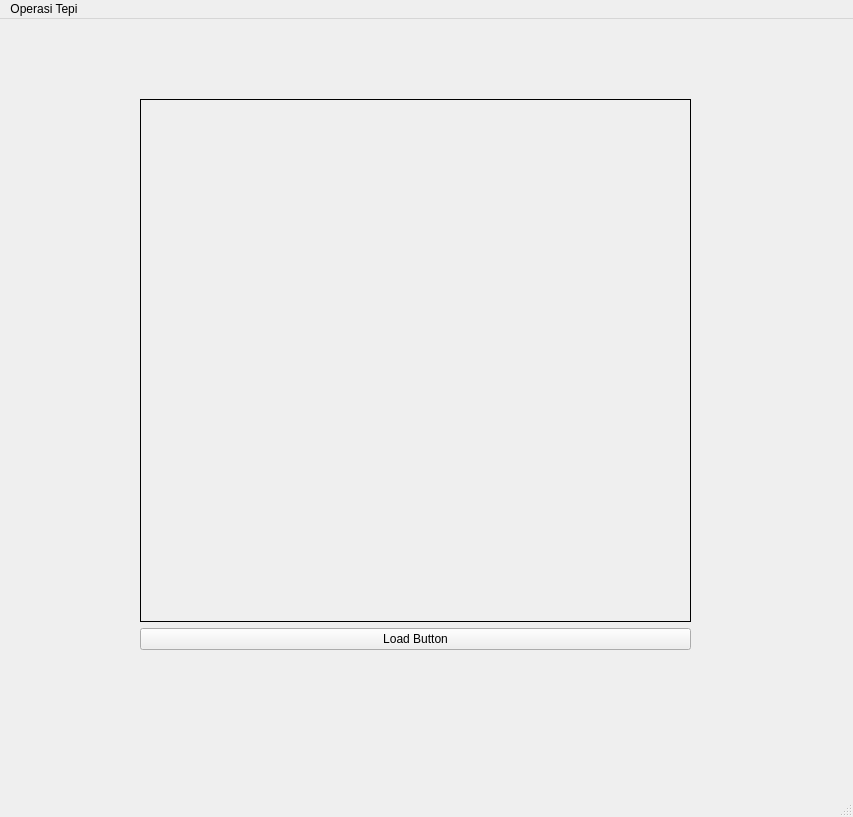
<?xml version="1.0" encoding="UTF-8"?>
<ui version="4.0">
 <class>MainWindow</class>
 <widget class="QMainWindow" name="MainWindow">
  <property name="geometry">
   <rect>
    <x>0</x>
    <y>0</y>
    <width>853</width>
    <height>817</height>
   </rect>
  </property>
  <property name="windowTitle">
   <string>MainWindow</string>
  </property>
  <widget class="QWidget" name="centralwidget">
   <widget class="QWidget" name="horizontalLayoutWidget">
    <property name="geometry">
     <rect>
      <x>140</x>
      <y>80</y>
      <width>551</width>
      <height>551</height>
     </rect>
    </property>
    <layout class="QHBoxLayout" name="horizontalLayout">
     <item>
      <layout class="QVBoxLayout" name="verticalLayout">
       <item>
        <widget class="QLabel" name="imgLabel">
         <property name="enabled">
          <bool>true</bool>
         </property>
         <property name="layoutDirection">
          <enum>Qt::LeftToRight</enum>
         </property>
         <property name="frameShape">
          <enum>QFrame::Box</enum>
         </property>
         <property name="frameShadow">
          <enum>QFrame::Plain</enum>
         </property>
         <property name="lineWidth">
          <number>1</number>
         </property>
         <property name="text">
          <string/>
         </property>
         <property name="margin">
          <number>0</number>
         </property>
        </widget>
       </item>
       <item>
        <widget class="QPushButton" name="loadButton">
         <property name="enabled">
          <bool>true</bool>
         </property>
         <property name="cursor">
          <cursorShape>PointingHandCursor</cursorShape>
         </property>
         <property name="text">
          <string>Load Button</string>
         </property>
        </widget>
       </item>
      </layout>
     </item>
    </layout>
   </widget>
  </widget>
  <widget class="QMenuBar" name="menubar">
   <property name="geometry">
    <rect>
     <x>0</x>
     <y>0</y>
     <width>853</width>
     <height>26</height>
    </rect>
   </property>
   <widget class="QMenu" name="menuOperasi_spasial">
    <property name="title">
     <string>Operasi Tepi</string>
    </property>
    <addaction name="actionSobel"/>
    <addaction name="actionPrewitt"/>
    <addaction name="actioncannyedge"/>
   </widget>
   <addaction name="menuOperasi_spasial"/>
  </widget>
  <widget class="QStatusBar" name="statusbar"/>
  <action name="actionfiltering">
   <property name="text">
    <string>filtering</string>
   </property>
  </action>
  <action name="actionmean">
   <property name="text">
    <string>mean</string>
   </property>
  </action>
  <action name="actiongauss_smoothing">
   <property name="text">
    <string>gauss smoothing</string>
   </property>
  </action>
  <action name="actionsharpening_laplace">
   <property name="text">
    <string>sharpening laplace</string>
   </property>
  </action>
  <action name="actionMedian_Filter">
   <property name="text">
    <string>Median Filter</string>
   </property>
  </action>
  <action name="actionMax">
   <property name="text">
    <string>Max</string>
   </property>
  </action>
  <action name="actionMin">
   <property name="text">
    <string>Min</string>
   </property>
  </action>
  <action name="actionSobel">
   <property name="text">
    <string>Sobel</string>
   </property>
  </action>
  <action name="actionPrewitt">
   <property name="text">
    <string>Prewitt</string>
   </property>
  </action>
  <action name="actioncannyedge">
   <property name="text">
    <string>cannyedge</string>
   </property>
  </action>
 </widget>
 <resources/>
 <connections/>
</ui>
